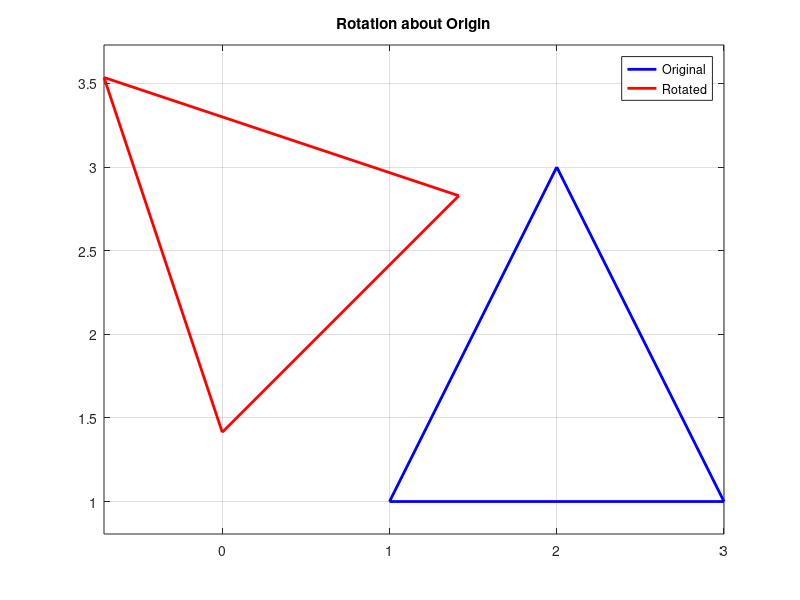

This figure's MATLAB source:
clc; clear; close all;
x = [1 3 2 1];
y = [1 1 3 1];
theta = deg2rad(45);
x_new = x*cos(theta) - y*sin(theta);
y_new = x*sin(theta) + y*cos(theta);
plot(x, y, 'b', 'LineWidth', 2); hold on;
plot(x_new, y_new, 'r', 'LineWidth', 2);
legend('Original', 'Rotated');
title('Rotation about Origin');
grid on; axis equal;
